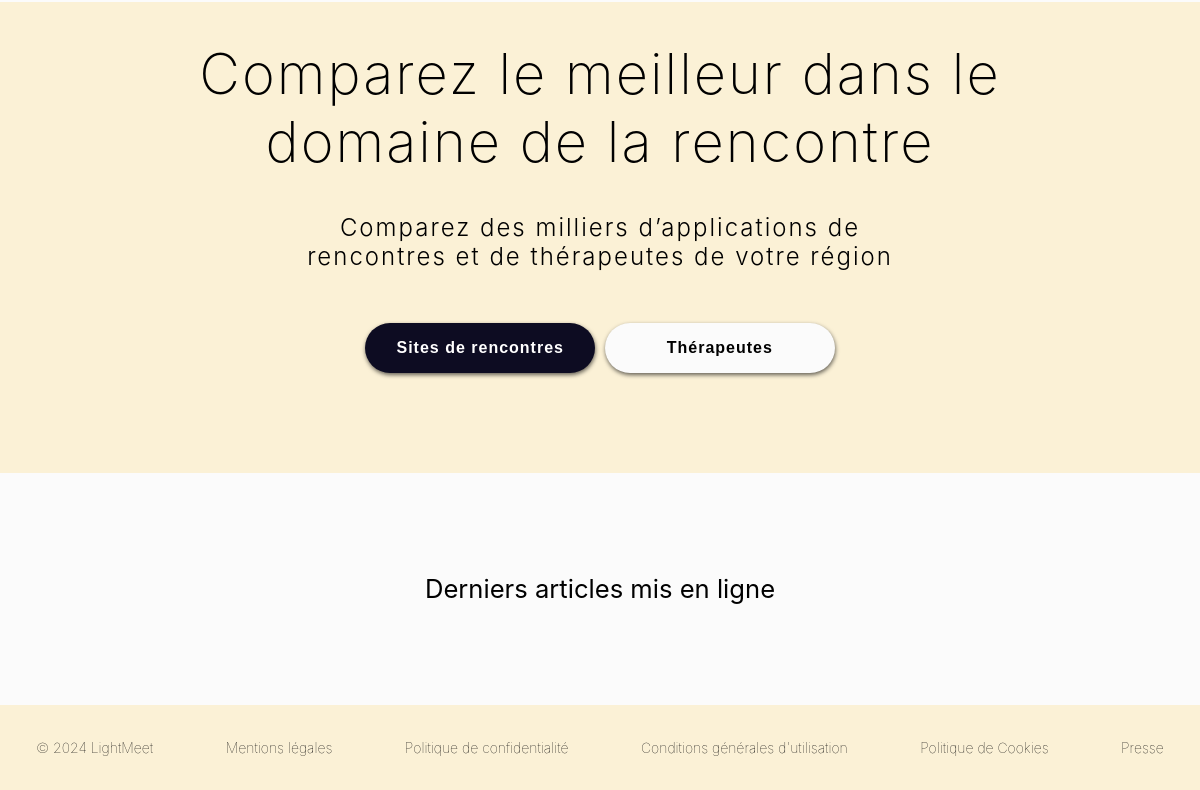
The app's page / (lower part), older data.
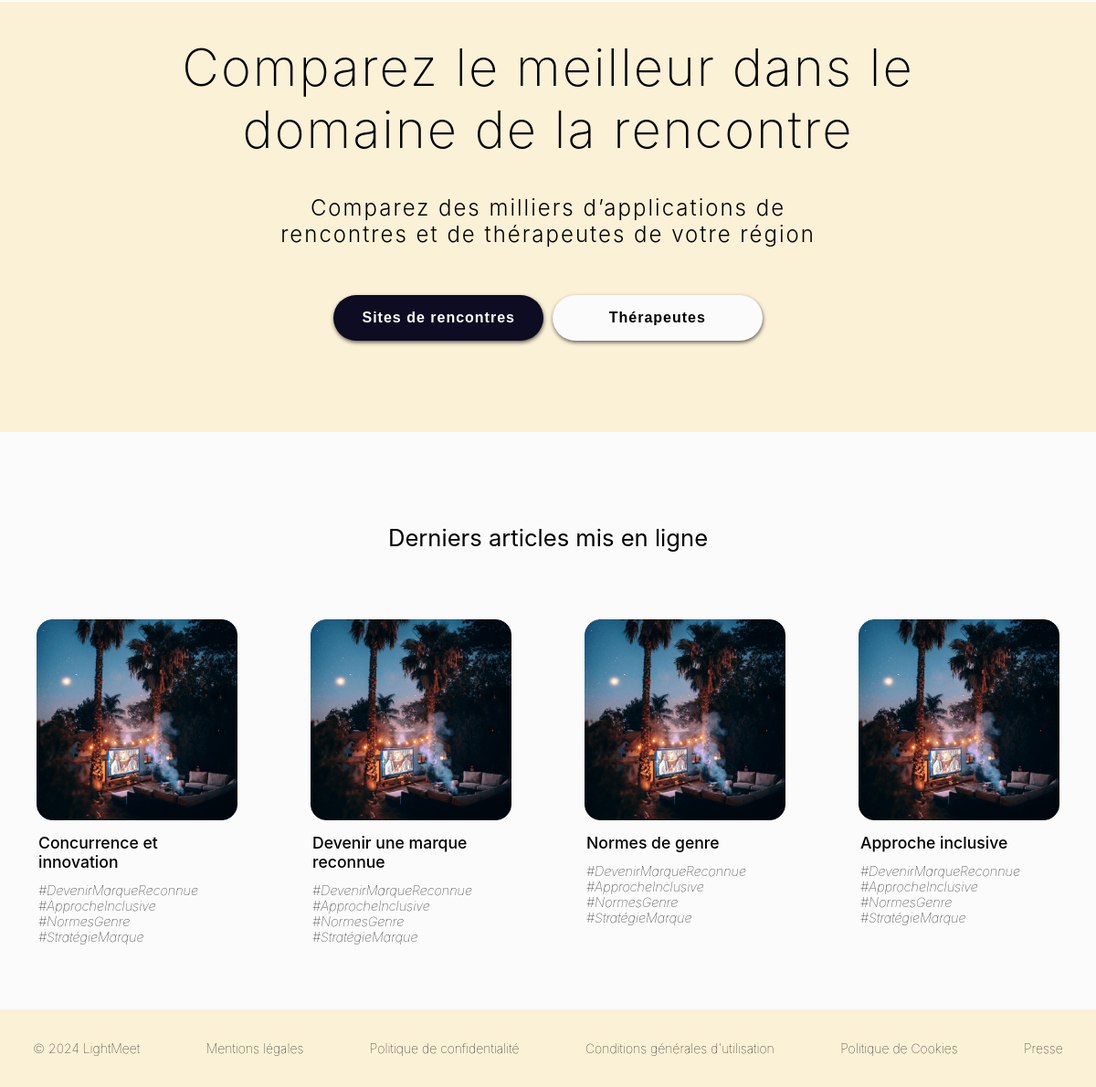
The same page, newer data.
### posts/models.py (models this page shows, shortened)
class BlogPost(models.Model):
    image = models.FileField(upload_to='images_blog/',default='')
    title = models.CharField(max_length=255,unique=True,verbose_name="Titre")
    slug = models.SlugField(max_length=255,unique=True,blank=True)
    author = models.ForeignKey(User,on_delete=models.SET_NULL,null=True,blank=True)
    last_updated = models.DateTimeField(auto_now=True)
    created_on = models.DateField(blank=True,null=True)
    published = models.BooleanField(default=False,verbose_name="Publié")
    content = models.TextField(blank=True,verbose_name="Contenu")
    description = models.TextField(verbose_name="Description")
    class Meta:
        verbose_name = "Notre Article"
        verbose_name_plural = "Nos Articles"
        ordering=["-created_on"]

### partner_meet/views.py (the view)
# urls.py: path('', Home.as_view(), name="Home"),
class Home(TemplateView):
    model = Lightener
    template_name = 'partner_meet/Home.html'
    def get_context_data(self, **kwargs):
        context = super().get_context_data(**kwargs)
        posts = BlogPost.objects.all()
        context['posts'] = posts  # Ajouter les objets au contexte
        return context

### partner_meet/templates/partner_meet/Home.html (shortened to what this page needs)
{% extends 'partner_meet/base_Partner_meet.html' %}
{% load static %}
{% block css %}
<link rel="stylesheet" href="{% static 'partner_meet/css/style_2.css' %}">
{{ block.super }}
<link rel="stylesheet" href="{% static 'partner_meet/css/style_base.css' %}">
{% endblock %}
{% block section %}
<div class="call-to-action-container">
    <div class="callToActionTitle">
        <h1>Comparez le meilleur dans le </br>domaine de la rencontre</h1>
        <p>Comparez des milliers d’applications de rencontres et de thérapeutes de votre région</p>
    </div>
        <div class="callToActionSite">
            <a href="{% url 'recherche_home' %}">
                <button class="callToAction call-to-action-comparer">Sites de rencontres</button>
            </a>
            <a href="{% url 'Home' %}">
                <button class="callToAction buttonWhite call-to-action-comparer">Thérapeutes</button>
            </a>
        </div>
</div>
<h2 class="TitleImgSite">Derniers articles mis en ligne</h2>
<div class="boxesContainer">
    {% for post in posts %}
        <div class="boxSite">
            <div class="image-container">
                <img src="{% static 'posts/Logos/2.png' %}" class="imageSite" alt="Lightmeet Blog">
            </div>
            <p class="TextImgSitePresentation"> {{ post.title }}</p>
            <p class="TextImgSitePresentationHtag"> <em> #DevenirMarqueReconnue #ApprocheInclusive #NormesGenre #StratégieMarque  </em>
            </p>
        </div>
    {% endfor %}
</div>
        {% endblock %}

Row changes from the older to the newer data that the page shows:
added BlogPost: title "Concurrence et innovation"
added BlogPost: title "Devenir une marque reconnue"
added BlogPost: title "Normes de genre"
added BlogPost: title "Approche inclusive"
